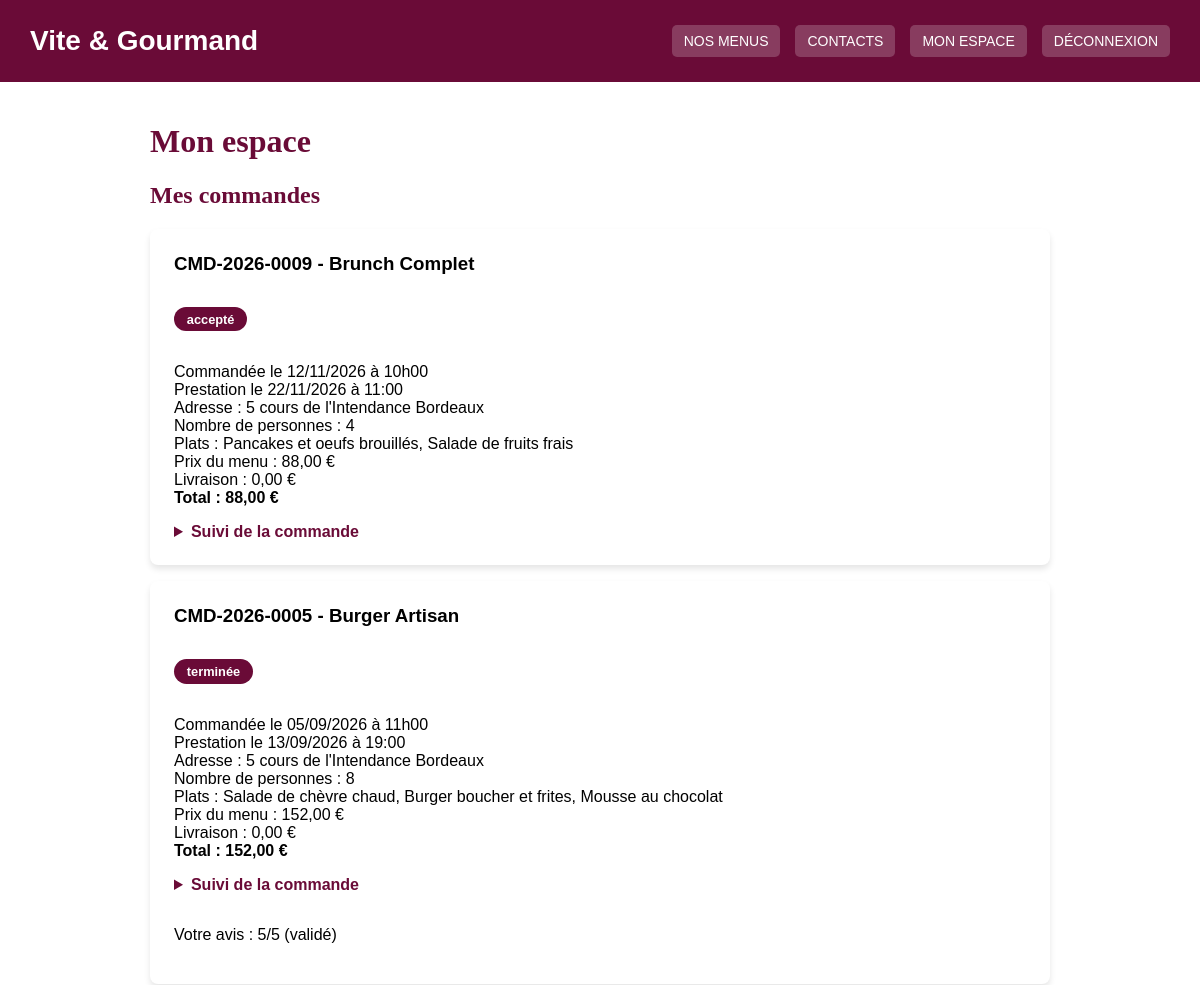
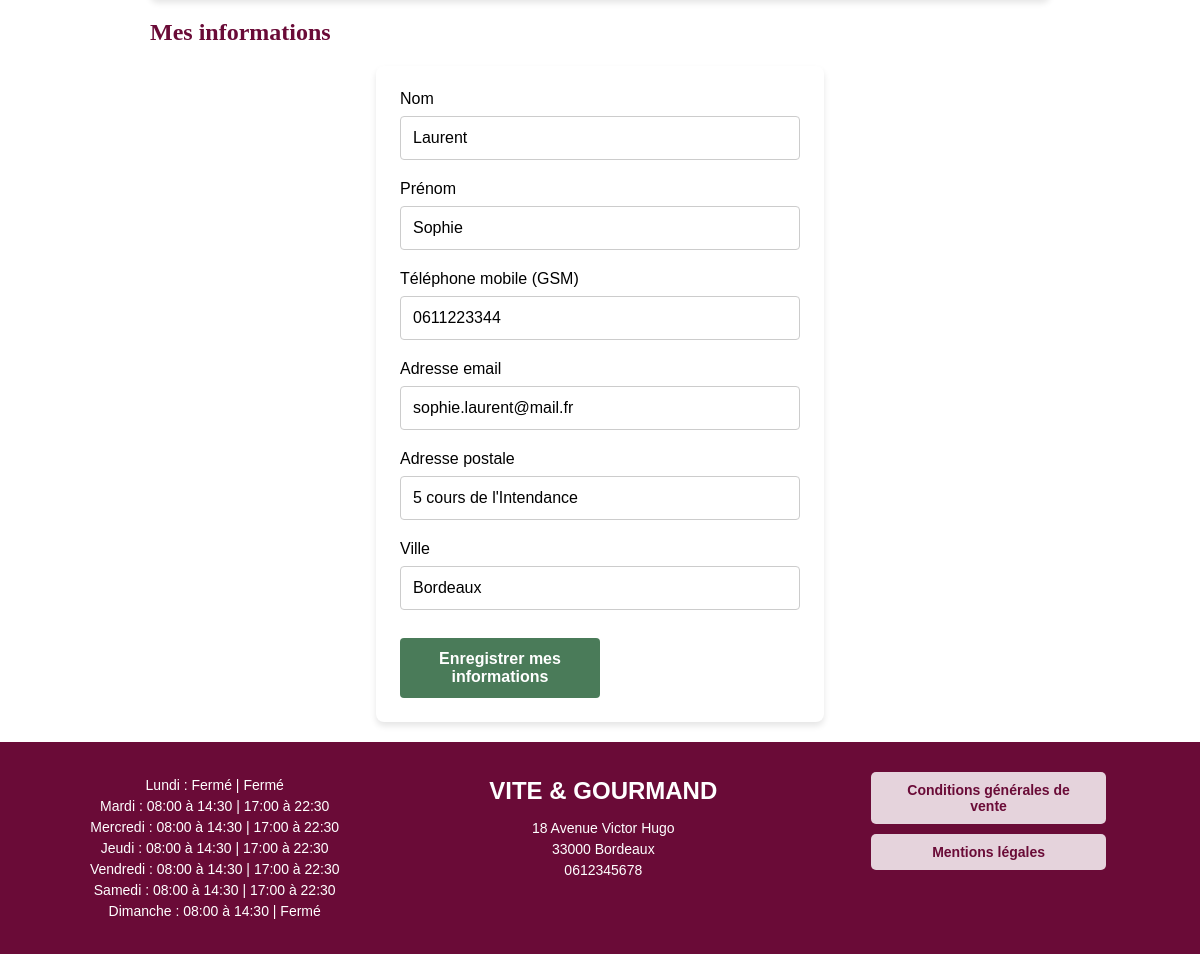
/espace_client.php (signed in), run on the app's committed database (2 pictures, top to bottom).
### tables this page shows
CREATE TABLE commande (
id INT AUTO_INCREMENT PRIMARY KEY,
numero_commande VARCHAR(50) NOT NULL UNIQUE,
utilisateur_id INT NOT NULL,
menu_id INT NOT NULL,
date_commande DATETIME DEFAULT CURRENT_TIMESTAMP,
date_prestation DATE NOT NULL,
heure_livraison TIME NOT NULL,
adresse_livraison VARCHAR(255) NOT NULL,
ville_livraison VARCHAR(100) NOT NULL,
nombre_personne INT NOT NULL,
prix_menu DECIMAL(10,2) NOT NULL,
prix_livraison DECIMAL(10,2) NOT NULL DEFAULT 0,
prix_total DECIMAL(10,2) NOT NULL,
statut VARCHAR(50) NOT NULL DEFAULT 'en attente',
pret_materiel BOOLEAN NOT NULL DEFAULT FALSE,
restitution_materiel BOOLEAN NOT NULL DEFAULT FALSE,
mode_contact VARCHAR(20),
motif_annulation TEXT,
FOREIGN KEY (utilisateur_id) REFERENCES utilisateur(id),
FOREIGN KEY (menu_id) REFERENCES menu(id)
);

CREATE TABLE menu (
id INT AUTO_INCREMENT PRIMARY KEY,
titre VARCHAR(100) NOT NULL,
description TEXT NOT NULL,
nombre_personne_minimum INT NOT NULL,
prix_par_personne DECIMAL(10,2) NOT NULL,
quantite_restante INT NOT NULL DEFAULT 0,
conditions TEXT,
image_url VARCHAR(255),
theme_id INT NOT NULL,
regime_id INT NOT NULL,
FOREIGN KEY (theme_id) REFERENCES theme(id),
FOREIGN KEY (regime_id) REFERENCES regime(id)
);

CREATE TABLE avis (
    id INT AUTO_INCREMENT PRIMARY KEY,
    utilisateur_id INT NOT NULL,
    commande_id INT NOT NULL UNIQUE,
    note INT NOT NULL,
    commentaire TEXT NOT NULL,
    statut VARCHAR(20) NOT NULL DEFAULT 'en attente',
    date_publication DATETIME DEFAULT CURRENT_TIMESTAMP,
    CHECK (note BETWEEN 1 AND 5),
    FOREIGN KEY (utilisateur_id) REFERENCES utilisateur(id),
    FOREIGN KEY (commande_id) REFERENCES commande(id)
);

CREATE TABLE utilisateur (
id INT AUTO_INCREMENT PRIMARY KEY,
role_id INT NOT NULL,
email VARCHAR(255) NOT NULL UNIQUE,
mot_de_passe VARCHAR(255) NOT NULL,
nom VARCHAR(100),
prenom VARCHAR(100),
telephone VARCHAR(20),
adresse_postale VARCHAR(255),
ville VARCHAR(100),
pays VARCHAR(100) DEFAULT 'France',
actif BOOLEAN NOT NULL DEFAULT TRUE,
FOREIGN KEY (role_id) REFERENCES role(id)
);

CREATE TABLE horaires (
    id INT AUTO_INCREMENT PRIMARY KEY,
    jour VARCHAR(20) NOT NULL,
    ouverture_matin TIME,
    fermeture_matin TIME,
    ouverture_soir TIME,
    fermeture_soir TIME,
    est_ferme BOOLEAN DEFAULT FALSE
);

### includes/Commandes.php (called while the page is built, shortened)
<?php
class Commandes {
    private $pdo;
    public function __construct($pdo) {
        $this->pdo = $pdo;
    }
    public function trouver_par_client($utilisateur_id) {
                $sql = "SELECT commande.*, menu.titre AS menu_titre,
                       avis.note AS avis_note, avis.statut AS avis_statut
                FROM commande
                JOIN menu ON commande.menu_id = menu.id
                LEFT JOIN avis ON avis.commande_id = commande.id
                WHERE commande.utilisateur_id = :utilisateur_id
                ORDER BY commande.date_commande DESC";
        $requete = $this->pdo->prepare($sql);
        $requete->execute(['utilisateur_id' => $utilisateur_id]);
        return $requete->fetchAll(PDO::FETCH_ASSOC);
    }
    public function trouver_plats_choisis($commande_id) {
        $sql = "SELECT plat.id, plat.titre_plat, plat.type_plat
                FROM commande_plat
                JOIN plat ON plat.id = commande_plat.plat_id
                WHERE commande_plat.commande_id = :commande_id
                ORDER BY FIELD(plat.type_plat, 'Entrée', 'Plat', 'Dessert')";
        $requete = $this->pdo->prepare($sql);
        $requete->execute(['commande_id' => $commande_id]);
        return $requete->fetchAll(PDO::FETCH_ASSOC);
    }
}

### espace_client.php (the view, shortened to what this page needs)
<?php
require_once 'includes/db.php';
require_once 'includes/Commandes.php';
$modele_commandes = new Commandes($pdo);
$commandes = $modele_commandes->trouver_par_client($_SESSION['utilisateur_id']);
$requete = $pdo->prepare("SELECT nom, prenom, email, telephone, adresse_postale, ville FROM utilisateur WHERE id = :id");
$requete->execute(['id' => $_SESSION['utilisateur_id']]);
$client = $requete->fetch(PDO::FETCH_ASSOC);
?>
<!DOCTYPE html>
<html lang="fr">
<head>
    <link rel="stylesheet" href="css/style.css">
</head>
<body>
<?php include_once 'includes/header.php'; ?>
<main class="page-espace-client">
    <h1>Mon espace</h1>
    <section aria-labelledby="titre-commandes">
        <h2 id="titre-commandes">Mes commandes</h2>
        <?php foreach ($commandes as $une_commande) { ?>
            <article class="carte-commande">
                <h3><?php echo htmlspecialchars($une_commande['numero_commande']); ?> - <?php echo htmlspecialchars($une_commande['menu_titre']); ?></h3>
                <p><span class="badge-statut statut-commande"><?php echo htmlspecialchars($une_commande['statut']); ?></span></p>
                <ul>
                    <li>Commandée le <?php echo date('d/m/Y à H\hi', strtotime($une_commande['date_commande'])); ?></li>
                    <li>Prestation le <?php echo date('d/m/Y', strtotime($une_commande['date_prestation'])); ?> à <?php echo substr($une_commande['heure_livraison'], 0, 5); ?></li>
                    <li>Adresse : <?php echo htmlspecialchars($une_commande['adresse_livraison'] . ' ' . $une_commande['ville_livraison']); ?></li>
                    <li>Nombre de personnes : <?php echo $une_commande['nombre_personne']; ?></li>
                    <?php $plats_choisis = $modele_commandes->trouver_plats_choisis($une_commande['id']); ?>
                    <li>Plats : <?php echo htmlspecialchars(implode(', ', array_column($plats_choisis, 'titre_plat'))); ?></li>
                    <li>Prix du menu : <?php echo number_format($une_commande['prix_menu'], 2, ',', ' '); ?> €</li>
                    <li>Livraison : <?php echo number_format($une_commande['prix_livraison'], 2, ',', ' '); ?> €</li>
                    <li><strong>Total : <?php echo number_format($une_commande['prix_total'], 2, ',', ' '); ?> €</strong></li>
                </ul>
                    <?php if ($une_commande['statut'] != 'en attente') { ?>
                        <details class="suivi-commande">
                            <summary>Suivi de la commande</summary>
                        </details>
                    <?php } ?>
                    <?php if ($une_commande['statut'] == 'terminée') { ?>
                        <?php if ($une_commande['avis_note'] === null) { ?>
                            <details class="suivi-commande">
                                <summary>Donner mon avis sur cette commande</summary>
                                <form action="traitement_avis_client.php" method="POST" class="formulaire-avis">
                                    <input type="hidden" name="commande_id" value="<?php echo $une_commande['id']; ?>">
                                    <fieldset>
                                        <legend>Votre note (sur 5) :</legend>
                                        <?php for ($note = 1; $note <= 5; $note++) { ?>
                                            <label><input type="radio" name="note" value="<?php echo $note; ?>" required> <?php echo $note; ?></label>
                                        <?php } ?>
                                    </fieldset>
                                    <label for="commentaire-<?php echo $une_commande['id']; ?>">Votre commentaire :</label>
                                    <textarea id="commentaire-<?php echo $une_commande['id']; ?>" name="commentaire" maxlength="1000" required></textarea>
                                    <button type="submit" class="btn-valider">Envoyer mon avis</button>
                                </form>
                            </details>
                        <?php } else { ?>
                            <p>Votre avis : <?php echo $une_commande['avis_note']; ?>/5 (<?php echo htmlspecialchars($une_commande['avis_statut']); ?>)</p>
                        <?php } ?>
                    <?php } ?>
            </article>
        <?php } ?>
    </section>
        <section aria-labelledby="titre-infos">
        <h2 id="titre-infos">Mes informations</h2>
        <form action="traitement_profil.php" method="POST" class="formulaire-connexion">
            <label for="nom">Nom</label>
            <input type="text" id="nom" name="nom" autocomplete="family-name" value="<?php echo htmlspecialchars($client['nom']); ?>" required>
            <label for="prenom">Prénom</label>
            <input type="text" id="prenom" name="prenom" autocomplete="given-name" value="<?php echo htmlspecialchars($client['prenom']); ?>" required>
            <label for="telephone">Téléphone mobile (GSM)</label>
            <input type="tel" id="telephone" name="telephone" autocomplete="tel" value="<?php echo htmlspecialchars($client['telephone']); ?>" required>
            <label for="email">Adresse email</label>
            <input type="email" id="email" name="email" autocomplete="email" value="<?php echo htmlspecialchars($client['email']); ?>" required>
            <label for="adresse_postale">Adresse postale</label>
            <input type="text" id="adresse_postale" name="adresse_postale" autocomplete="street-address" value="<?php echo htmlspecialchars($client['adresse_postale']); ?>" required>
            <label for="ville">Ville</label>
            <input type="text" id="ville" name="ville" autocomplete="address-level2" value="<?php echo htmlspecialchars($client['ville']); ?>" required>
            <button type="submit" class="btn-valider">Enregistrer mes informations</button>
        </form>
    </section>
</main>
<?php include_once 'includes/footer.php'; ?>
</body>
</html>

### includes/footer.php (shortened to what this page needs)
<?php
$sql = "SELECT * FROM horaires";
$requete = $pdo->query($sql);
$horaires = $requete->fetchAll(PDO::FETCH_ASSOC);
?>
<footer class="pied-de-page">
    <div class="footer-horaires">
      <?php foreach ($horaires as $ligne) {
    if ($ligne['ouverture_matin'] == null) {
        $matin = "Fermé";
    } else {
        $matin = substr($ligne['ouverture_matin'], 0, 5) . ' à ' . substr($ligne['fermeture_matin'], 0, 5);
    }
    if ($ligne['ouverture_soir'] == null) {
        $soir = "Fermé";
    } else {
        $soir = substr($ligne['ouverture_soir'], 0, 5) . ' à ' . substr($ligne['fermeture_soir'], 0, 5);
    }
?>
    <p>
        <?php echo $ligne['jour']; ?> : <?php echo $matin; ?> | <?php echo $soir; ?>
    </p>
<?php } ?>
    </div>
    <div class="footer-contact">
        <p class="footer-titre">VITE & GOURMAND</p>
        <p>18 Avenue Victor Hugo</p>
        <p>33000 Bordeaux</p>
        <p>0612345678</p>
    </div>
    <div class="footer-liens">
        <a href="cgv.php">Conditions générales de vente</a>
        <a href="mentions_legales.php">Mentions légales</a>
    </div>
</footer>

### css/style.css (style rules this page uses)
body { margin: 0; font-family: Arial, sans-serif; }
.btn-valider { background-color: #4A7B59; color: white; border: none; border-radius: 5px; padding: 10px 40px; font-size: 16px; cursor: pointer; width: 100%; max-width: 200px; }
.pied-de-page { background-color: #6a0b37; color: white; display: flex; flex-direction: column; padding: 30px; gap: 30px; text-align: center; font-size: 14px; }
.footer-horaires p, .footer-contact p { margin: 5px 0; }
.footer-titre { font-size: 24px; font-weight: bold; margin-bottom: 15px !important; }
.footer-liens { display: flex; flex-direction: column; gap: 10px; align-items: center; }
.footer-liens a { color: #6a0b37; background-color: #e5d3dc; padding: 10px 20px; text-decoration: none; border-radius: 5px; font-weight: bold; width: 80%; text-align: center; }
@media (min-width: 768px) { .pied-de-page { flex-direction: row; justify-content: space-around; align-items: flex-start; text-align: center; } }
.carte-commande, .carte-employe, .carte-menu-admin, .carte-avis { background-color: #ffffff; border-radius: 8px; padding: 1.5rem; margin-bottom: 1rem; box-shadow: 0 4px 6px rgba(0,0,0,0.1); display: flex; flex-direction: column; justify-content: space-between; gap: 1rem; }
.badge-statut { display: inline-block; padding: 0.3rem 0.8rem; border-radius: 20px; font-size: 0.8rem; font-weight: bold; color: white; }
.btn-modifier, .btn-valider, .btn-ajouter { background-color: #4A7B59; color: white; border: none; padding: 0.5rem 1rem; border-radius: 4px; cursor: pointer; font-weight: bold; }
.formulaire-connexion { background-color: white; max-width: 400px; margin: 0 auto; padding: 1.5rem; border-radius: 8px; box-shadow: 0 4px 6px rgba(0,0,0,0.1); display: flex; flex-direction: column; gap: 0.5rem; }
.formulaire-connexion input { padding: 0.75rem; font-size: 1rem; border: 1px solid #ccc; border-radius: 4px; margin-bottom: 0.75rem; }
.formulaire-connexion .btn-valider { padding: 0.75rem; font-size: 1rem; margin-top: 0.5rem; }
.page-espace-client { max-width: 900px; margin: 0 auto; padding: 20px 15px; }
.page-espace-client h1, .page-espace-client h2 { color: #6a0b37; font-family: Georgia, serif; }
.statut-commande { background-color: #6a0b37; }
.carte-commande h3 { margin: 0; }
.carte-commande ul { list-style: none; padding: 0; margin: 0; }
.suivi-commande summary { cursor: pointer; color: #6a0b37; font-weight: bold; }

### data on the page
commande: numero_commande "CMD-2026-0009", menu.titre "Brunch Complet", statut "accepté", date_commande "12/11/2026 à 10h00", date_prestation "22/11/2026", heure_livraison "11:00", adresse_livraison+ville_livraison "5 cours de l'Intendance Bordeaux", nombre_personne "4", plats_choisis "Pancakes et oeufs brouillés, Salade de fruits frais", prix_menu "88,00", prix_livraison "0,00", prix_total "88,00"
commande: numero_commande "CMD-2026-0005", menu.titre "Burger Artisan", statut "terminée", date_commande "05/09/2026 à 11h00", date_prestation "13/09/2026", heure_livraison "19:00", adresse_livraison+ville_livraison "5 cours de l'Intendance Bordeaux", nombre_personne "8", plats_choisis "Salade de chèvre chaud, Burger boucher et frites, Mousse au chocolat", prix_menu "152,00", prix_livraison "0,00", prix_total "152,00", avis.note "5", avis.statut "validé"
utilisateur: nom "Laurent", prenom "Sophie", telephone "0611223344", email "sophie.laurent@mail.fr", adresse_postale "5 cours de l'Intendance", ville "Bordeaux"
horaires: jour "Lundi", ouverture_matin "Fermé", ouverture_soir "Fermé"
horaires: jour "Mardi", matin "08:00 à 14:30", soir "17:00 à 22:30"
horaires: jour "Mercredi", matin "08:00 à 14:30", soir "17:00 à 22:30"
horaires: jour "Jeudi", matin "08:00 à 14:30", soir "17:00 à 22:30"
horaires: jour "Vendredi", matin "08:00 à 14:30", soir "17:00 à 22:30"
horaires: jour "Samedi", matin "08:00 à 14:30", soir "17:00 à 22:30"
horaires: jour "Dimanche", matin "08:00 à 14:30", ouverture_soir "Fermé"
